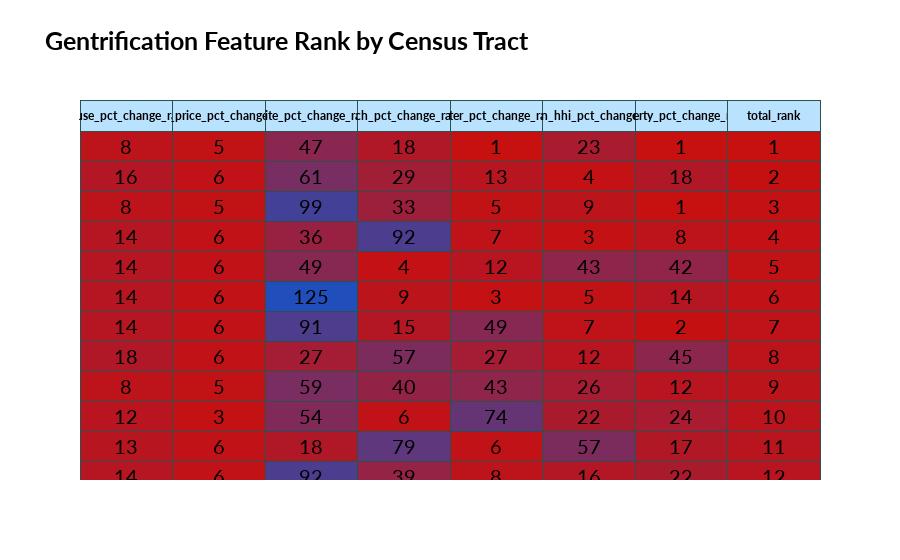

Write notebook code for a chart like this one.
### Code cell
colors = n_colors('rgb(200, 15, 15)', 'rgb(0, 90, 220)', 150, colortype='rgb')

fig = go.Figure(data=[go.Table(
    #columnwidth = [15,170,15,35,35],
    header=dict(values=['<b>' + x + '</b>' for x in list(gentrification_rank_table.columns)],
                fill_color='#b9e2ff',
                line_color='darkslategray',
                align='center',
                font=dict(color='black', family="Lato", size=12),
                height=30
                ),
    cells=dict(values=[gentrification_rank_table[column] for column in gentrification_rank_table.columns],
               fill_color=[np.array(colors)[
                   gentrification_rank_table[column].to_numpy()] for column in gentrification_rank_table.columns],
               line_color='darkslategray',
               align='center',
               font=dict(color='black', family="Lato", size=20),
               height=30
               ))
])

fig.update_layout(
title="<b>Gentrification Feature Rank by Census Tract</b>",
font=dict(
    family="Lato",
    size=18,
    color="#000000"))

fig.show()

# fig.write_html("/Users/mattparker/Documents/nss_projects/airbnb-sentiments/notebooks/feature_table.html")
# py.plot(fig, filename = 'feature_table', auto_open=True)

### Figure 1 — Plotly figure (JSON) as saved in the notebook; plotly's stock layout.template omitted (floating-point values rounded to 4 significant figures; data arrays with more than 128 entries replaced by an {"elided": "..."} marker saying what was removed)
{"data": [{"cells": {"align": "center", "fill": {"color": {"elided": "8x20 str values"}}, "font": {"color": "black", "family": "Lato", "size": 20}, "height": 30, "line": {"color": "darkslategray"}, "values": {"elided": "8x20 int values"}}, "header": {"align": "center", "fill": {"color": "#b9e2ff"}, "font": {"color": "black", "family": "Lato", "size": 12}, "height": 30, "line": {"color": "darkslategray"}, "values": ["<b>house_pct_change_rank</b>", "<b>rental_price_pct_change_rank</b>", "<b>white_pct_change_rank</b>", "<b>bach_pct_change_rank</b>", "<b>renter_pct_change_rank</b>", "<b>median_hhi_pct_change_rank</b>", "<b>poverty_pct_change_rank</b>", "<b>total_rank</b>"]}, "type": "table"}], "layout": {"font": {"color": "#000000", "family": "Lato", "size": 18}, "title": {"text": "<b>Gentrification Feature Rank by Census Tract</b>"}}}
